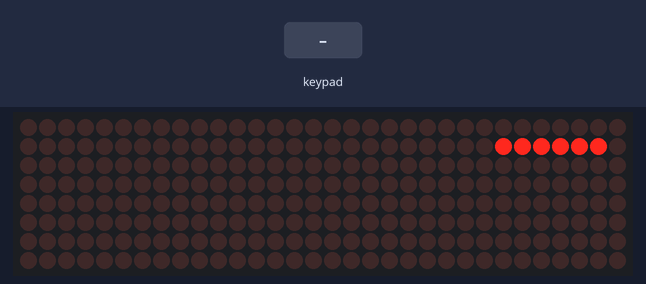
This sketch was run on a simulated Arduino Uno, built with avr-gcc and run on an emulated ATmega328P. Shown: 32×8 LED matrix. The inputs (shaded band) are chosen by the test bench. What the sketch prints to the serial monitor is not drawn.

Above: at 1.2 s.
1.3 s: keypad keys 9 8 7 6 pressed 0.4 s apart
At 3.5 s:
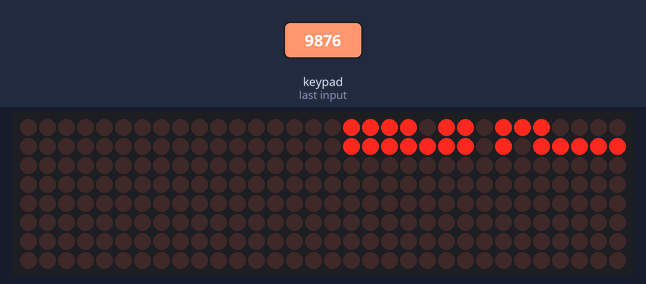
4.4 s: key 'R' pressed
At 4.9 s:
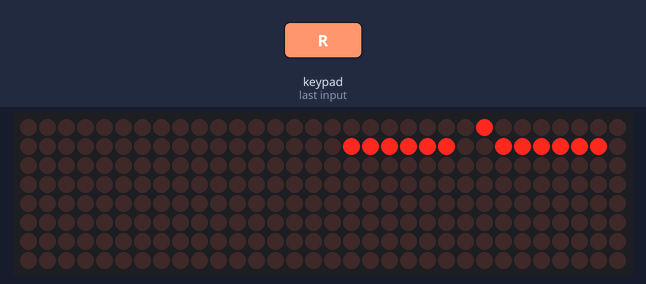
5.9 s: keypad keys 1 3 9 7 A pressed 0.4 s apart
At 6.11 s:
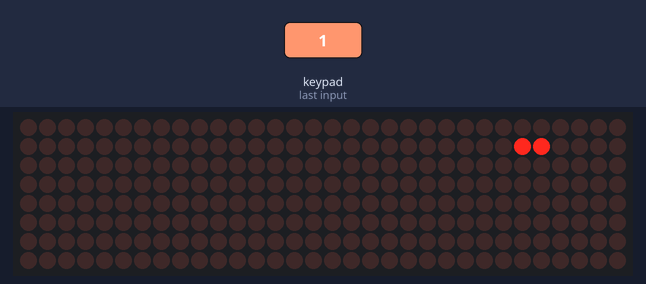
9.4 s: key 'B' pressed
At 10.2 s:
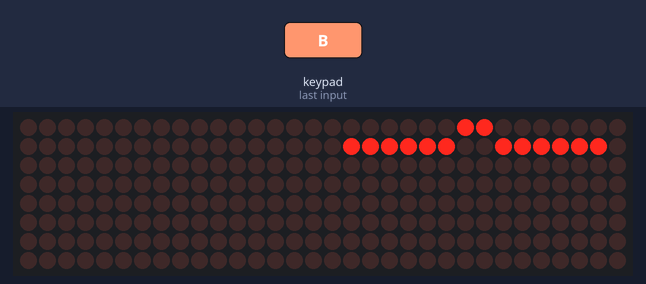
10.9 s: keypad keys 9 8 7 6 = pressed 0.4 s apart
At 13.1 s:
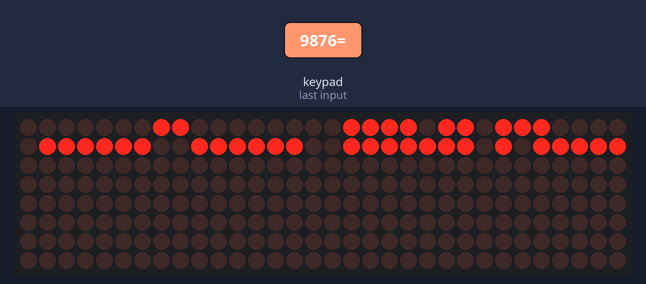
14.4 s: key 'C' pressed
At 15.1 s:
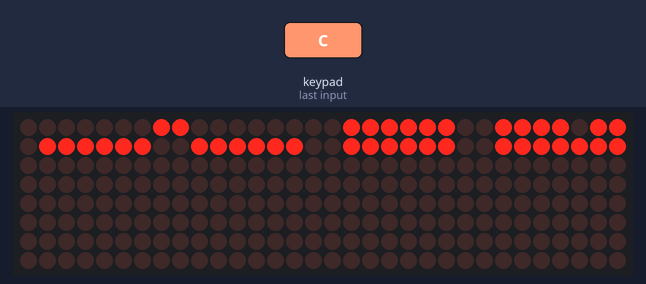
Timing chart, 0 to 16.9 s (numbered marks = the images above; inputs shaded):
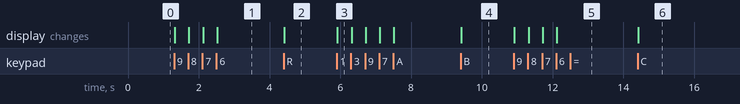

The sketch:

lcalc.ino
```cpp
#include <Keypad.h>
#include <LedControl.h>
#include <math.h>

const byte ROWS = 4;
const byte COLS = 6;
char keys[ROWS][COLS] = {
  {'/', 'X', '9', '8', '7', 'A'},
  {'R', '-', '6', '5', '4', 'B'},
  {'M', '+', '3', '2', '1', 'C'},
  {'N', '+', '=', '.', '0', 'D'}
};

byte rowPins[ROWS] = {9, 8, 7, 6};
byte colPins[COLS] = {5, 4, 3, 2, 1, 0};

Keypad keypad = Keypad(makeKeymap(keys), rowPins, colPins, ROWS, COLS);

const int DIN_PIN = 12;
const int CLK_PIN = 11;
const int CS_PIN = 10;
const int MAX_DISPLAYS = 4;

LedControl lc = LedControl(DIN_PIN, CLK_PIN, CS_PIN, MAX_DISPLAYS);

double firstNumber = 0;
double secondNumber = 0;
double result = 0;
char operation = 0;
bool enteringSecondNumber = false;
bool calculationDone = false;
double memory = 0;

String displayText = "0";
int displayPosition = 0;

void setup() {
  Serial.begin(9600);


  for (int i = 0; i < MAX_DISPLAYS; i++) {
    lc.shutdown(i, false);
    lc.setIntensity(i, 8);
    lc.clearDisplay(i);
  }

  updateDisplay();

  Serial.println("Extended Calculator Ready!");
  Serial.println("Keys: 0-9=numbers, +=add, -=subtract, X=multiply, /=divide");
  Serial.println("A=ON/C, B=+/-, C=%, D=√, R=MRC, M=M-, N=M+");
}

void loop() {
  char key = keypad.getKey();

  if (key) {
    Serial.print("Key pressed: ");
    Serial.println(key);
    handleKeypress(key);
  }
}

void handleKeypress(char key) {
  switch (key) {
    case '0'...'9':
      handleNumber(key);
      break;
    case '.':
      handleDecimal();
      break;
    case '+':
    case '-':
    case 'X':
    case '/':
      handleOperation(key);
      break;
    case '=':
      handleEquals();
      break;
    case 'A': // ON/C - Clear
      handleClear();
      break;
    case 'B': // +/- - Change sign
      handleSign();
      break;
    case 'C': // % - Percentage
      handlePercent();
      break;
    case 'D': // sqrt
      handleSquareRoot();
      break;
    case 'R': // MRC - Memory Recall/Clear
      handleMemoryRecall();
      break;
    case 'M': // M- - Memory Subtract
      handleMemorySubtract();
      break;
    case 'N': // M+ - Memory Add
      handleMemoryAdd();
      break;
  }
}

void handleNumber(char key) {
  if (calculationDone) {
    displayText = "";
    calculationDone = false;
  }

  if (displayText == "0" && !enteringSecondNumber) {
    displayText = "";
  }

  if (displayText.length() < 8) {
    displayText += key;
  }

  updateDisplay();
}

void handleDecimal() {
  if (calculationDone) {
    displayText = "0";
    calculationDone = false;
  }

  if (displayText.indexOf('.') == -1) {
    if (displayText == "" || enteringSecondNumber) {
      displayText = "0.";
    } else {
      displayText += ".";
    }
  }

  updateDisplay();
}

void handleOperation(char op) {
  if (!calculationDone && operation != 0) {
    handleEquals();
  }

  firstNumber = displayText.toDouble();
  operation = op;
  enteringSecondNumber = true;
  displayText = "";
}

void handleEquals() {
  if (operation == 0) return;

  secondNumber = displayText.toDouble();

  switch (operation) {
    case '+':
      result = firstNumber + secondNumber;
      break;
    case '-':
      result = firstNumber - secondNumber;
      break;
    case 'X':
      result = firstNumber * secondNumber;
      break;
    case '/':
      if (secondNumber != 0) {
        result = firstNumber / secondNumber;
      } else {
        displayText = "Error";
        updateDisplay();
        return;
      }
      break;
  }

  displayText = formatNumber(result);
  operation = 0;
  enteringSecondNumber = false;
  calculationDone = true;

  updateDisplay();
}

void handleClear() {
  firstNumber = 0;
  secondNumber = 0;
  result = 0;
  operation = 0;
  enteringSecondNumber = false;
  calculationDone = false;
  displayText = "0";

  updateDisplay();
}

void handleSign() {
  double num = displayText.toDouble();
  num = -num;
  displayText = formatNumber(num);
  updateDisplay();
}

void handlePercent() {
  double num = displayText.toDouble();
  num = num / 100.0;
  displayText = formatNumber(num);
  calculationDone = true;
  updateDisplay();
}

void handleSquareRoot() {
  double num = displayText.toDouble();
  if (num >= 0) {
    num = sqrt(num);
    displayText = formatNumber(num);
    calculationDone = true;
    updateDisplay();
  } else {
    displayText = "Error";
    updateDisplay();
  }
}

void handleMemoryRecall() {
  displayText = formatNumber(memory);
  calculationDone = true;
  updateDisplay();
}

void handleMemoryAdd() {
  memory += displayText.toDouble();
  Serial.print("Memory: ");
  Serial.println(memory);
}

void handleMemorySubtract() {
  memory -= displayText.toDouble();
  Serial.print("Memory: ");
  Serial.println(memory);
}

String formatNumber(double num) {
  if (isnan(num) || isinf(num)) {
    return "Error";
  }

  String result;
  if (abs(num) < 0.0001 && num != 0) {
    result = String(num, 6);
  } else if (abs(num) >= 99999999) {
    result = "Overflow";
  } else {
    result = String(num, 6);

    if (result.indexOf('.') != -1) {
      while (result.endsWith("0") && !result.endsWith(".0")) {
        result.remove(result.length() - 1);
      }
      if (result.endsWith(".")) {
        result.remove(result.length() - 1);
      }
    }
  }

  if (result.length() > 8) {
    result = result.substring(0, 8);
  }

  return result;
}

void updateDisplay() {
  for (int i = 0; i < MAX_DISPLAYS; i++) {
    lc.clearDisplay(i);
  }

  String text = displayText;

  if (text == "Error" || text == "Overflow") {
    displayError(text);
    return;
  }

  while (text.length() < 8) {
    text = " " + text;
  }

  for (int i = 0; i < min(8, (int)text.length()); i++) {
    char c = text.charAt(7 - i);
    int displayIndex = i / 2;
    int digitPosition = (i % 2) ? 0 : 1;

    displayCharacter(displayIndex, digitPosition, c);
  }
}

void displayCharacter(int display, int digit, char c) {
  byte pattern = 0;

  switch (c) {
    case '0': pattern = B01111110; break;
    case '1': pattern = B00110000; break;
    case '2': pattern = B01101101; break;
    case '3': pattern = B01111001; break;
    case '4': pattern = B00110011; break;
    case '5': pattern = B01011011; break;
    case '6': pattern = B01011111; break;
    case '7': pattern = B01110000; break;
    case '8': pattern = B01111111; break;
    case '9': pattern = B01111011; break;
    case '.': pattern = B10000000; break;
    case '-': pattern = B00000001; break;
    case 'E': pattern = B01001111; break;
    case 'r': pattern = B00001101; break;
    case 'o': pattern = B00011101; break;
    case 'F': pattern = B01000111; break;
    case 'L': pattern = B00001110; break;
    case ' ': pattern = B00000000; break;
    default: pattern = B00000001; break;
  }

  lc.setRow(display, digit, pattern);
}

void displayError(String errorMsg) {
  lc.setRow(0, 1, B01001111);
  lc.setRow(0, 0, B00001101);
  lc.setRow(1, 1, B00001101);

  if (errorMsg == "Overflow") {
    lc.setRow(1, 0, B01000111);
    lc.setRow(2, 1, B00001110);
  }
}
```

Measured:
- after the input at 1.3 s, the display: first changes at once (image 1 shows a later state)
- after the input at 4.4 s, the display: changes at once (image 2)
- after the input at 5.9 s, the display: changes at once (image 3)
- after the input at 9.4 s, the display: changes at once (image 4)
- after the input at 10.9 s, the display: first changes at once (image 5 shows a later state)
- after the input at 14.4 s, the display: changes at once (image 6)
